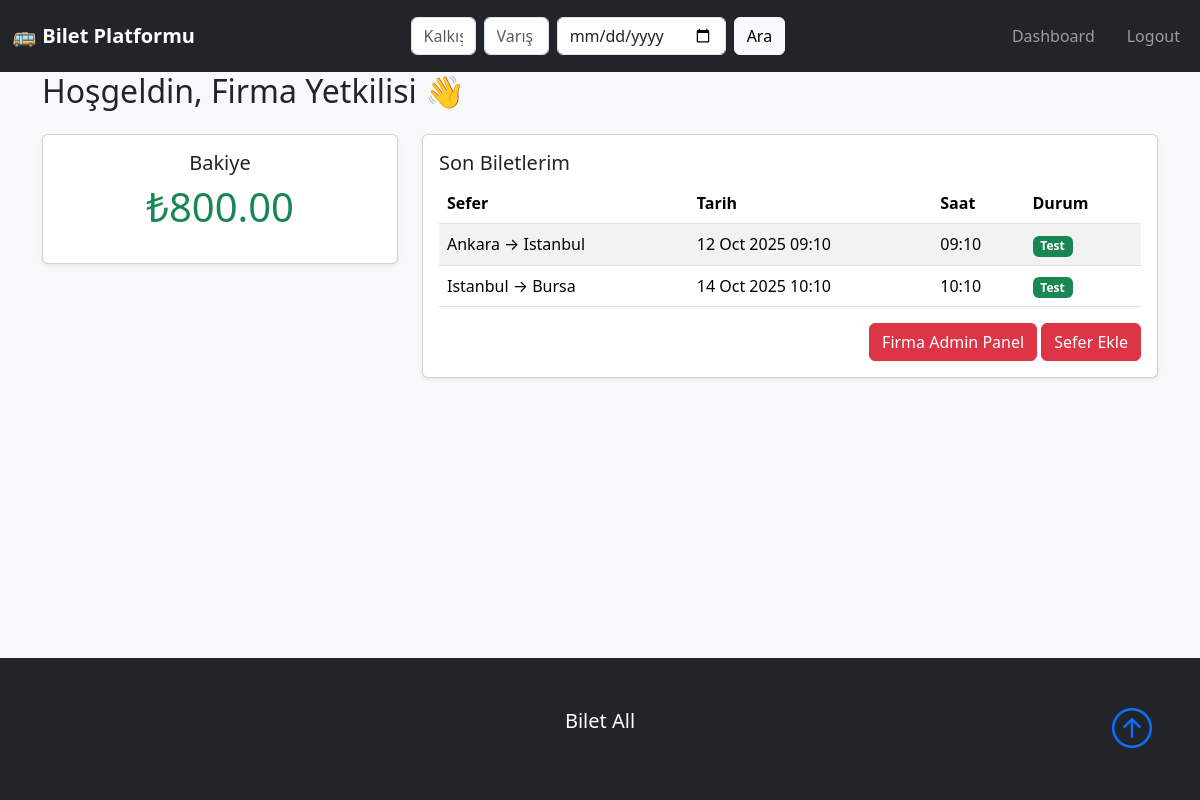
The page /dashboard.php (signed in) on the database as committed earlier.
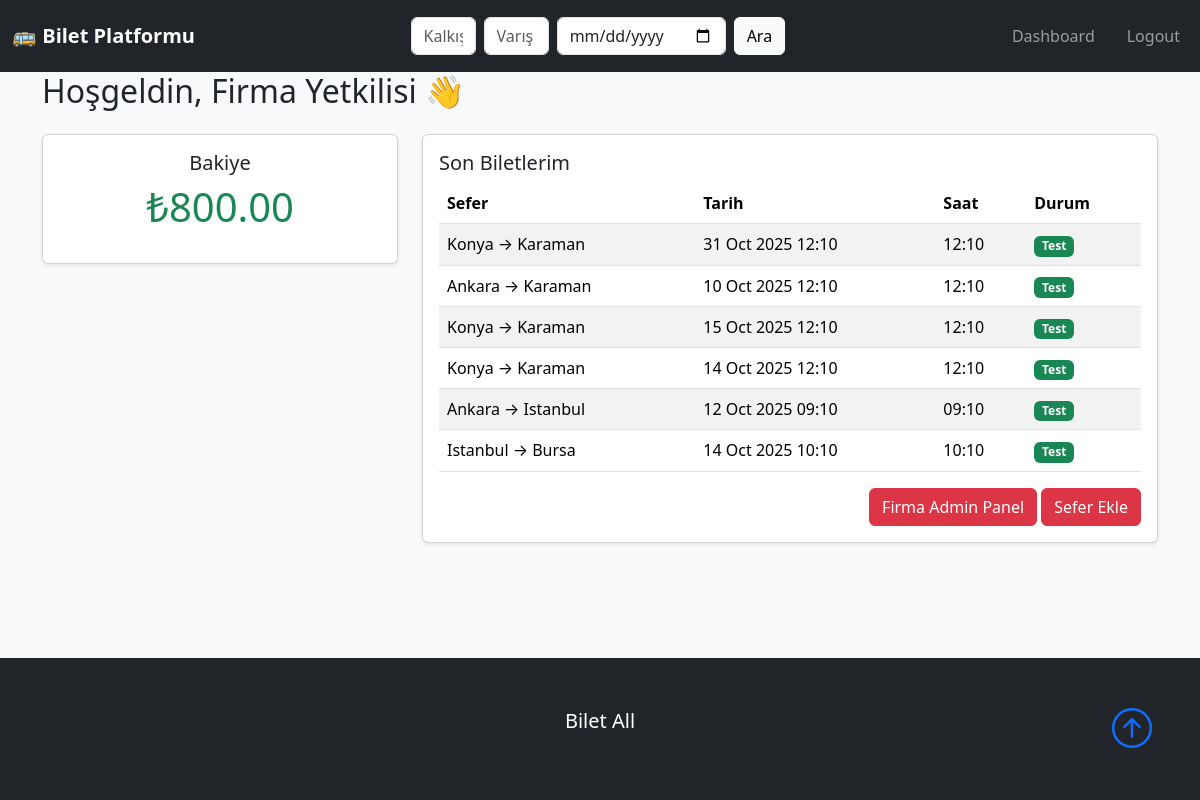
The same page on the database as committed later.
### tables this page shows
CREATE TABLE User (
    id TEXT PRIMARY KEY,                         -- UUID
    full_name TEXT NOT NULL,
    email TEXT UNIQUE NOT NULL,
    role TEXT CHECK(role IN ('user', 'company', 'admin')) NOT NULL DEFAULT 'user',
    password TEXT NOT NULL,
    company_id TEXT,                              -- Nullable FK (only for company users)
    balance REAL DEFAULT 800,
    created_at TIMESTAMP DEFAULT CURRENT_TIMESTAMP,
    FOREIGN KEY (company_id) REFERENCES Bus_Company(id)
);

CREATE TABLE Trips (
    id TEXT PRIMARY KEY,                          -- UUID
    company_id TEXT NOT NULL,
    destination_city TEXT NOT NULL,
    arrival_time DATETIME NOT NULL,
    departure_time DATETIME NOT NULL,
    departure_city TEXT NOT NULL,
    price REAL NOT NULL,
    capacity INTEGER NOT NULL,
    created_date TIMESTAMP DEFAULT CURRENT_TIMESTAMP,
    FOREIGN KEY (company_id) REFERENCES Bus_Company(id)
);

### src/helper.php (called while the page is built, shortened)
<?php
function get_user_balance($user_id) {
    require __DIR__ . '/db_connect.php';
    $stmt = $db->prepare('SELECT balance, full_name FROM User WHERE id = :id');
    $stmt->execute([':id' => $user_id]);
    return $stmt->fetch(PDO::FETCH_ASSOC);
}
function get_company_trips($company_id) {
    require __DIR__ . '/db_connect.php';
    $stmt = $db->prepare('SELECT id, company_id, destination_city, departure_city, departure_time, price capacity, created_date
        FROM Trips
        WHERE company_id = :company_id
        ORDER BY created_date DESC');
    $stmt->bindValue(':company_id', $company_id, PDO::PARAM_STR);
    $stmt->execute();
    return $stmt->fetchAll(PDO::FETCH_ASSOC);
}
?>

### src/auth.php (called while the page is built, shortened)
<?php
require_once __DIR__ . '/db_connect.php';
include __DIR__ . '/../src/helper.php';
function isCompany()
{
    return isset($_SESSION['role']) && $_SESSION['role'] === 'company';
}
?>

### public/dashboard.php (the view, shortened to what this page needs)
<?php
require_once __DIR__ . '/../src/auth.php';
include 'header.php';
$user_role = $_SESSION['role'] ?? 'user';
$user_id = $_SESSION['user_id'];
$company_id = $_SESSION['company_id'];
$full_name = $_SESSION['full_name'] ?? '';
if (isCompany()) {
    $tickets = get_company_trips($company_id);
    $user = get_user_balance($user_id);
    $balance = $user ? $user['balance'] : 0;
} else {
    $user = get_user_balance($user_id);
    $balance = $user ? $user['balance'] : 0;
    $tickets = get_user_tickets($user_id, 20);
}
?>
<div class="main-content">
  <div class="container">
  <h2 class="mb-4">Hoşgeldin, <?= htmlspecialchars($full_name) ?> 👋</h2>
    <div class="row g-4">
      <div class="col-md-4">
        <div class="card text-center shadow-sm">
          <div class="card-body">
            <h5 class="card-title">Bakiye</h5>
            <p class="display-6 text-success">₺<?= htmlspecialchars(number_format($balance, 2)) ?></p>
          </div>
        </div>
      </div>
      <div class="col-md-8">
        <div class="card shadow-sm">
          <div class="card-body">
            <h5 class="card-title">Son Biletlerim</h5>
            <table class="table table-striped">
              <thead>
                <tr>
                  <th>Sefer</th>
                  <th>Tarih</th>
                  <th>Saat</th>
                  <th>Durum</th>
                </tr>
              </thead>
              <tbody>
                <?php if (empty($tickets)): ?>
                  <tr><td colspan="3" class="text-center">Kayıtlı bilet bulunamadı.</td></tr>
                <?php else: ?>
                  <?php foreach ($tickets as $ticket): ?>
                    <tr>
                      <td><?= htmlspecialchars($ticket['departure_city']) ?> → <?= htmlspecialchars($ticket['destination_city']) ?></td>
                      <td><?= date('d M Y  h:m', strtotime($ticket['departure_time'])) ?></td>
                      <td><?= date('h:m', strtotime($ticket['departure_time'])) ?></td>
                      <td>
                        <?php if ($user_role === 'company'): ?>
                          <span class="badge bg-success">Test</span>
                        <?php elseif ($ticket['status'] === 'active'): ?>
                          <span class="badge bg-success">Aktif</span>
                        <?php elseif ($ticket['status'] === 'cancelled'): ?>
                          <span class="badge bg-danger">İptal</span>
                        <?php else: ?>
                          <span class="badge bg-secondary">Süresi Doldu</span>
                        <?php endif; ?>
                      </td>
                    </tr>
                  <?php endforeach; ?>
                <?php endif; ?>
              </tbody>
            </table>
            <?php if (isCompany()): ?>
                <div class="mt-3 text-end">
                    <a href="admin.php" class="btn btn-danger">Firma Admin Panel</a>
                    <a href="sefer_ekle.php" class="btn btn-danger">Sefer Ekle</a>
                </div>
            <?php endif; ?>
          </div>
        </div>
      </div>
    </div>
  </div>
</div>
<?php include 'footer.php'; ?>

### public/header.php (shortened to what this page needs)
<!DOCTYPE html>
<html lang="tr">
  <head>
    <link
      rel="stylesheet"
      href="https://cdn.jsdelivr.net/npm/bootstrap@5.3.3/dist/css/bootstrap.min.css"
    />
    <link
      rel="stylesheet"
      href="https://cdn.jsdelivr.net/npm/bootstrap-icons@1.3.0/font/bootstrap-icons.css"
    />
    <link href="view/css/style.css" rel="stylesheet">
  </head>
  <body class="bg-light">
    <nav id="mainNavbar" class="navbar navbar-expand-lg bg-dark navbar-dark py-3">
      <div class="container">
        <div class="d-flex w-100 align-items-center justify-content-between flex-wrap">
          <a class="navbar-brand fw-bold" href="index.php">🚌 Bilet Platformu</a>
        </div>
      </div>
      <div class="container">
          <div class="flex-grow-1 d-flex justify-content-center order-3 order-lg-2 my-2 my-lg-0">
            <form class="d-flex w-100" style="max-width:500px;" method="GET" action="searchresults.php">
              <input class="form-control me-2" type="text" name="from" placeholder="Kalkış" required>
              <input class="form-control me-2" type="text" name="to" placeholder="Varış" required>
              <input class="form-control me-2" type="date" name="date" required>
              <button class="btn btn-light" type="submit">Ara</button>
            </form>
          </div>
      </div>,
      <div class="container">
            <div class="collapse navbar-collapse" id="navmenu">
              <ul class="navbar-nav ms-auto mb-2 mb-lg-0">
                <?php if (isset($_SESSION['user_id'])): ?>
                  <li class="nav-item me-3"><a class="nav-link" href="dashboard.php">Dashboard</a></li>
                  <li class="nav-item"><a class="nav-link" href="logout.php">Logout</a></li>
                <?php else: ?>
                  <li class="nav-item me-3"><a class="nav-link" href="login.php">Login</a></li>
                  <li class="nav-item"><a class="nav-link" href="register.php">Register</a></li>
                <?php endif; ?>
              </ul>
            </div>
          </div>
    </nav>
  </body>
</html>

### public/footer.php (shortened to what this page needs)
<html>
  <head>
    <link
      href="https://cdn.jsdelivr.net/npm/bootstrap@5.3.3/dist/css/bootstrap.min.css"
      rel="stylesheet">
    <link
      rel="stylesheet"
      href="https://cdn.jsdelivr.net/npm/bootstrap-icons@1.3.0/font/bootstrap-icons.css"
    />
    <link href="view/css/style.css" rel="stylesheet">
  </head>
  <body>
    <footer class="p-5 bg-dark text-white text-center position-relative">
      <div class="container">
        <p class="lead">Bilet All</p>
        <a href="#" class="position-absolute bottom-0 end-0 p-5">
          <i class="bi bi-arrow-up-circle h1"></i>
        </a>
      </div>
    </footer>
  </body>
</html>

### public/view/css/style.css (style rules this page uses)
html, body { height: 100%; }
body { display: flex; flex-direction: column; min-height: 100vh; }
.main-content { flex: 1; }
footer { background-color: #f8f9fa; padding: 20px 0; text-align: center; margin-top: auto; }

Rows that differ between the two databases and show on the page:
added trips: departure_city "Konya", destination_city "Karaman", departure_time "31 Oct 2025 12:10", departure_time "12:10"
added trips: departure_city "Ankara", destination_city "Karaman", departure_time "10 Oct 2025 12:10", departure_time "12:10"
added trips: departure_city "Konya", destination_city "Karaman", departure_time "15 Oct 2025 12:10", departure_time "12:10"
added trips: departure_city "Konya", destination_city "Karaman", departure_time "14 Oct 2025 12:10", departure_time "12:10"
